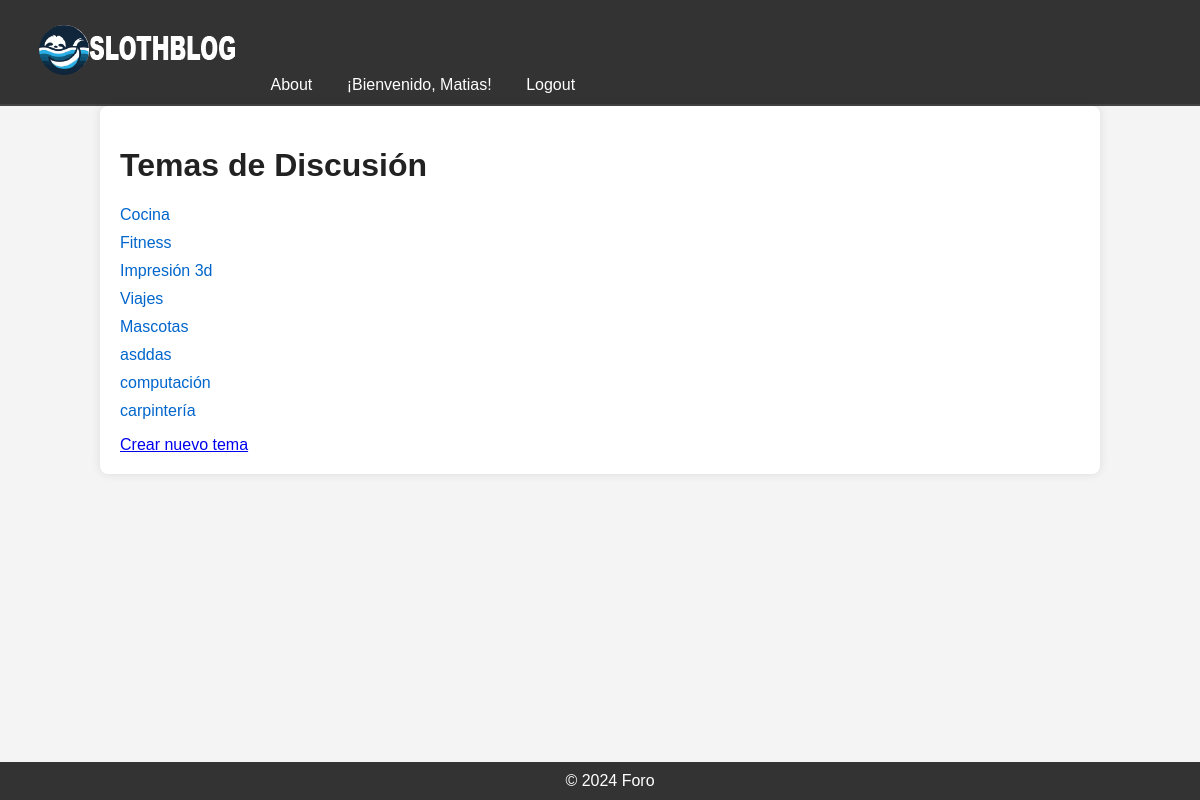
The app's page / (signed in) with its own data.
### blog/models.py (models this page shows, shortened)
class Tema(models.Model):
    nombre = models.CharField(max_length=100)
    descripcion = models.TextField()

### blog/views.py (the view)
# urls.py: path('', views.inicio, name='pagina_inicio'),
def inicio(request):
    temas = Tema.objects.all()
    return render(request, 'blog/inicio.html', {'temas': temas})

### blog/templates/blog/inicio.html (shortened to what this page needs)
<!DOCTYPE html>
<html lang="es">
<head>
    {% load static %}
    <link rel="stylesheet" href="{% static 'css/styles.css' %}">
</head>
<body>
    <nav>
        <a href="{% url 'pagina_inicio' %}"><img src="{% static 'images/logo.png' %}" alt="Logo"></a>
        <a href="{% url 'about' %}">About</a>
        {% if user.is_authenticated %}
            <a href="{% url 'perfil' %}">¡Bienvenido, {{ user.username }}!</a>
            <a href="{% url 'logout' %}">Logout</a>
        {% else %}
            <a href="{% url 'registro' %}">Sign Up</a>
            <a href="{% url 'login' %}">Login</a>
        {% endif %}
    </nav>
    <div class="container">
        <h1>Temas de Discusión</h1>
        <ul>
            {% for tema in temas %}
                <li><a href="{% url 'tema_detalle' tema.id %}">{{ tema.nombre }}</a></li>
            {% endfor %}
        </ul>
        {% if user.is_superuser %}
            <a href="{% url 'crear_tema' %}">Crear nuevo tema</a>
        {% endif %}
    </div>
    <footer>
        © 2024 Foro
    </footer>
</body>
</html>

### blog/static/css/styles.css (style rules this page uses)
body { font-family: Arial, sans-serif; color: #333; background-color: #f4f4f4; margin: 0; padding: 0; }
.container { width: 80%; margin: 0 auto; background: #fff; padding: 20px; border-radius: 8px; box-shadow: 0 0 10px rgba(0, 0, 0, 0.1); }
nav { background: #333; color: #fff; padding: 10px; border-bottom: 2px solid #444; }
nav a { color: #fff; text-decoration: none; margin: 0 15px; }
h1 { color: #222; }
ul { list-style-type: none; padding: 0; }
ul li { margin: 10px 0; }
ul li a { color: #0066cc; text-decoration: none; }
footer { background: #333; color: #fff; text-align: center; padding: 10px; position: fixed; width: 100%; bottom: 0; }

### records on screen
Tema: nombre "Cocina"
Tema: nombre "Fitness"
Tema: nombre "Impresión 3d"
Tema: nombre "Viajes"
Tema: nombre "Mascotas"
Tema: nombre "asddas"
Tema: nombre "computación"
Tema: nombre "carpintería"

### other values on screen
{{ user.username }} "Matias"
